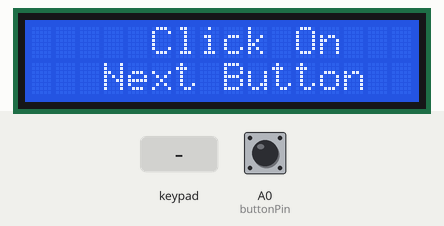
Bench run of a sketch on a simulated Arduino Uno, built with avr-gcc and run on an emulated ATmega328P. On the bench: 16×2 character LCD. Inputs (shaded band) come from the test bench; at power-on: A0 (buttonPin) HIGH.

Above: at 20.3 s.
20.4 s: A0 (buttonPin) pulled LOW for 0.15 s
At 20.9 s:
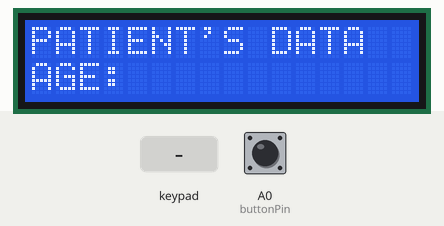
22.1 s: key '#' pressed
At 23.1 s:
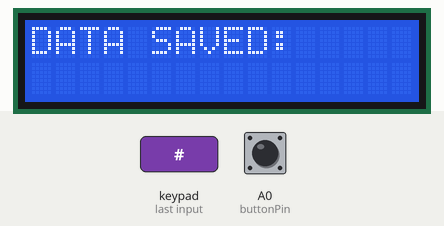
31.1 s: A0 (buttonPin) pulled LOW for 3.2 s
At 34.8 s:
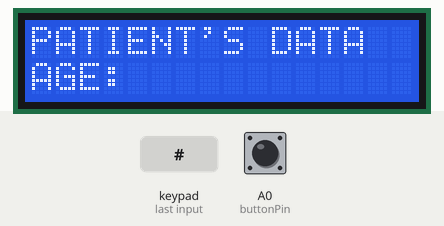
35.9 s: keypad keys 1 2 1 1 9 8 D pressed 0.4 s apart
At 39.6 s:
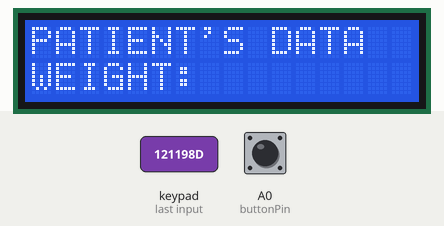
40.2 s: key 'D' pressed
At 40.8 s:
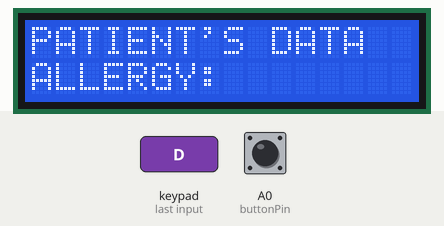
41.7 s: keypad keys 1 2 1 1 9 8 pressed 0.4 s apart
At 45.2 s:
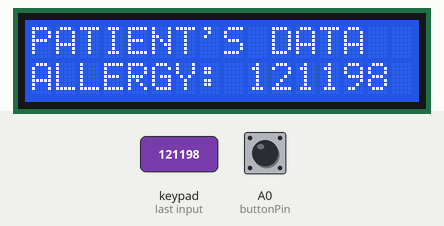
Timing chart, 0 to 46.6 s (numbered marks = the images above; inputs shaded):
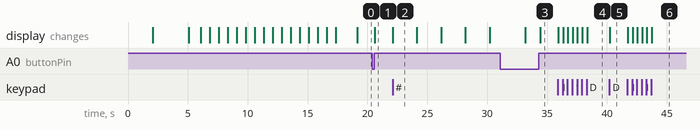

The sketch:

VITAL_LINK_LCD_WITH_KEPAD.ino
```cpp
#include <Wire.h>
#include <LiquidCrystal_I2C.h>
#include <Keypad.h>

// LCD configuration
int lcdAddress = 0x27;      // I2C address of the LCD
int lcdColumns = 16;        // Number of columns on the LCD
int lcdRows = 2;            // Number of rows on the LCD

LiquidCrystal_I2C lcd(lcdAddress, lcdColumns, lcdRows);

// Push button configuration
const int buttonPin = A0;    // Push button connected to pin A0
bool buttonPressed = false; // Flag to check if button is pressed

// Keypad configuration
const byte ROWS = 4;        // Four rows
const byte COLS = 4;        // Four columns
char keys[ROWS][COLS] = {   // Keypad layout
  {'D', 'C', 'B', 'A'},
  {'#', '9', '6', '3'},
  {'0', '8', '5', '2'},
  {'*', '7', '4', '1'}
};
byte rowPins[ROWS] = {12, 11, 9, 8};  // Row pins connected to the Arduino
byte colPins[COLS] = {7, 6, 5, 4};    // Column pins connected to the Arduino

Keypad keypad = Keypad(makeKeymap(keys), rowPins, colPins, ROWS, COLS);

// Variables for patient data
String age = "";
String weight = "";
String allergy = "";

// Variables for medication details
String fluidType = "";
String dosage = "";
String volume = "";
String flowRate = "";

// Current section and question tracking
enum Section { PATIENT_DATA, MEDICATION_DETAILS };
Section currentSection = PATIENT_DATA;
int currentQuestion = 0;

// New variable to track data completion
bool dataCompleted = false;
bool infusionStarted = false;

void setup() {
  // Initialize LCD
  Wire.begin();
  lcd.begin(lcdColumns, lcdRows);
  lcd.backlight();
  delay(2000);
  lcd.clear();

  // Booting process
  lcd.setCursor(3, 0);
  lcd.print("VITAL LINK");
  delay(3000);
  lcd.clear();
  lcd.setCursor(5, 0);
  lcd.print("BOOTING");
  delay(1000);

  // Display the booting bar
  lcd.setCursor(0, 1); // Move to the second row
  for (int i = 0; i < lcdColumns; i++) { // Incrementally fill the bar
    lcd.print("\xFF"); // Use '\xFF' for a solid block character
    delay(12000 / lcdColumns); // Spread delay over 5 seconds
  }
  delay(1000);

  // Ask the user to click the Next button
  lcd.clear();
  lcd.setCursor(5, 0);
  lcd.print("Click On");
  lcd.setCursor(3, 1);
  lcd.print("Next Button");

  // Configure the push button
  pinMode(buttonPin, INPUT_PULLUP);
}

void displayQuestion() {
  lcd.clear();
  if (currentSection == PATIENT_DATA) {
    lcd.setCursor(0, 0);
    lcd.print("PATIENT'S DATA");
    lcd.setCursor(0, 1);
    if (currentQuestion == 0) {
      lcd.print("AGE: " + age);
    } else if (currentQuestion == 1) {
      lcd.print("WEIGHT: " + weight);
    } else if (currentQuestion == 2) {
      lcd.print("ALLERGY: " + allergy);
    }
  } else if (currentSection == MEDICATION_DETAILS) {
    lcd.setCursor(0, 0);
    lcd.print("MEDICATION DATA");
    lcd.setCursor(0, 1);
    if (currentQuestion == 0) {
      lcd.print("FLUID: " + fluidType);
    } else if (currentQuestion == 1) {
      lcd.print("DOSAGE: " + dosage + " ML");
    } else if (currentQuestion == 2) {
      lcd.print("VOLUME: " + volume + " ML");
    } else if (currentQuestion == 3) {
      lcd.print("FLOW: " + flowRate + " mL/min");
    }
  }
}

void loop() {
  // Wait for the button press to begin the input process
  if (!buttonPressed && digitalRead(buttonPin) == LOW) {
    delay(200); // Debounce delay
    if (digitalRead(buttonPin) == HIGH) { // Confirm button press
      buttonPressed = true;
      displayQuestion();
    }
  }

  if (buttonPressed) {
    char key = keypad.getKey();
    if (key) {
      if (key >= '0' && key <= '9') { // Add digit to the current input
        if (!dataCompleted) {
          if (currentSection == PATIENT_DATA) {
            if (currentQuestion == 0) age += key;
            else if (currentQuestion == 1) weight += key;
            else if (currentQuestion == 2) allergy += key;
          } else if (currentSection == MEDICATION_DETAILS) {
            if (currentQuestion == 0) fluidType += key;
            else if (currentQuestion == 1) dosage += key;
            else if (currentQuestion == 2) volume += key;
            else if (currentQuestion == 3) flowRate += key;
          }
          displayQuestion(); // Refresh the screen
        }
      } else if (key == 'D') { // Move to the next question
        if (!dataCompleted) {
          currentQuestion++;
          if (currentSection == PATIENT_DATA && currentQuestion > 2) {
            currentSection = MEDICATION_DETAILS;
            currentQuestion = 0;
          } else if (currentSection == MEDICATION_DETAILS && currentQuestion > 3) {
            lcd.clear();
            lcd.setCursor(1, 0);
            lcd.print("DATA COMPLETED");
            dataCompleted = true;
            delay(3000);
            lcd.clear();
            lcd.setCursor(1, 0);
            lcd.print("CLICK INFUSION");
            lcd.setCursor(3, 1);
            lcd.print("BUTTON NOW");
          } else {
            displayQuestion();
          }
        } else if (!infusionStarted) { // Start infusion if data is completed
          lcd.clear();
          lcd.setCursor(3, 0);
          lcd.print("INFUSION IN");
          lcd.setCursor(3, 1);
          lcd.print("PROGRESS...");
          infusionStarted = true;
        }
      } else if (key == 'A') { // Go back to the previous question
        if (!dataCompleted) {
          currentQuestion--;
          if (currentSection == MEDICATION_DETAILS && currentQuestion < 0) {
            currentSection = PATIENT_DATA;
            currentQuestion = 2;
          } else if (currentSection == PATIENT_DATA && currentQuestion < 0) {
            currentQuestion = 0; // Stay on the first question
          }
          displayQuestion();
        }
      } else if (key == '#') { // Save and display summary
        if (!dataCompleted) {
          lcd.clear();
          lcd.setCursor(0, 0);
          lcd.print("DATA SAVED:");
          delay(2000);
          lcd.clear();
          lcd.print("AGE: " + age);
          lcd.setCursor(0, 1);
          lcd.print("WEIGHT: " + weight);
          delay(2000);
          lcd.clear();
          lcd.print("ALLERGY: " + allergy);
          delay(2000);
          lcd.clear();
          lcd.print("FLUID: " + fluidType);
          lcd.setCursor(0, 1);
          lcd.print("DOSAGE: " + dosage + " ML");
          delay(2000);
          lcd.clear();
          lcd.print("VOLUME: " + volume + " ML");
          lcd.setCursor(0, 1);
          lcd.print("FLOW: " + flowRate + " mL/min");
          delay(3000);
          lcd.clear();
          buttonPressed = false; // Reset to allow new input
        }
      } else if (key == '*') { // Clear current input
        if (!dataCompleted) {
          if (currentSection == PATIENT_DATA) {
            if (currentQuestion == 0) age = "";
            else if (currentQuestion == 1) weight = "";
            else if (currentQuestion == 2) allergy = "";
          } else if (currentSection == MEDICATION_DETAILS) {
            if (currentQuestion == 0) fluidType = "";
            else if (currentQuestion == 1) dosage = "";
            else if (currentQuestion == 2) volume = "";
            else if (currentQuestion == 3) flowRate = "";
          }
          displayQuestion();
        }
      }
    }
  }
}
```

Measured:
- after the input at 20.4 s, the display: changes after 0.22 s (image 1)
- after the input at 22.1 s, the display: changes at once (image 2)
- after the input at 31.1 s, the display: first differs from a run without the input after 3.3 s (image 3)
- after the input at 35.9 s, the display: first changes at once (image 4 shows a later state)
- after the input at 40.2 s, the display: changes at once (image 5)
- after the input at 41.7 s, the display: first changes at once (image 6 shows a later state)
- what the display in image 2 shows lasts 2.0 s, from 22.1 s to 24.1 s
